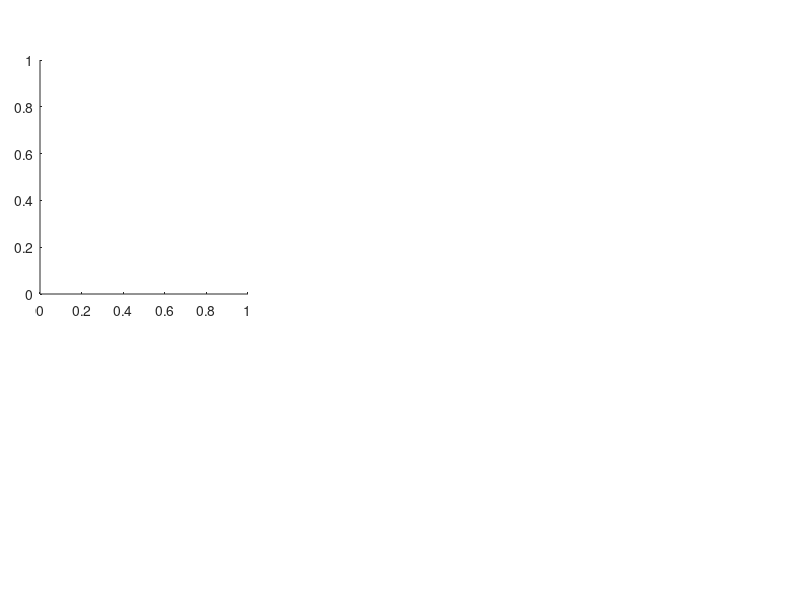

Recreate this plot in MATLAB. (Note: this script raises an error after producing the figure.)
function plotSqMap_Sq()
clear;
clc;
FONTSIZE = 16;
POS_X = 0.26;
POS_INIT_X = 0.05;
POS_Y = 0.39;
POS_INIT_Y = 0.06;

PLOT_RANGE = 0.8;
COLOR_TYPE = 'jet';
LINE_COLOR = 'black';
LINE_WIDTH = 0.4;
MARKERSIZE = 7;
%// surf plot SqMap
figure()

%// 1
pos = [POS_INIT_X (POS_INIT_Y*2.+POS_Y) POS_X POS_Y];
subplot('position',pos)
Test = load(['./Kspace_tJ_Spin_Stru_Nx36Ny6j20.01jk0.05SU2.txt']);
kx = Test(:,1)./(2.*pi);
ky = Test(:,2)./(2.*pi);
Sq = Test(:,3);
[X,Y] = meshgrid(-PLOT_RANGE:0.01:PLOT_RANGE,-PLOT_RANGE:0.01:PLOT_RANGE); % 0.01 for sampling step length
Z=griddata(kx,ky,Sq,X,Y,'v4');
h = surf(X,Y,Z); 
hold on;
set(h,'edgecolor','none');
axis([-PLOT_RANGE,PLOT_RANGE,-PLOT_RANGE,PLOT_RANGE]);
caxis([0, 3.5]);
pbaspect([1 1 1]);
colormap(COLOR_TYPE);
set(get(gca, 'XLabel'), 'FontSize', FONTSIZE,'Interpreter','latex');
xlabel('$k_{x}/2\pi$');
set(get(gca, 'YLabel'), 'FontSize', FONTSIZE,'Interpreter','latex');
ylabel('$k_{y}/2\pi$');
box on;
text(0.67,0.12,5, '$\mathbf{K}$', 'Interpreter','latex','FontSize',14)
text(0.55,0.35,5, '$\mathbf{M}$', 'Interpreter','latex','FontSize',14)

line([-0.333,0.333],[1./sqrt(3.),1./sqrt(3.)],[4,4],'Color',LINE_COLOR,'LineWidth', LINE_WIDTH)
line([0.333,0.667],[1./sqrt(3.),0],[4,4],'Color',LINE_COLOR,'LineWidth', LINE_WIDTH)
line([0.667,0.333],[0,-1./sqrt(3.)],[4,4],'Color',LINE_COLOR,'LineWidth', LINE_WIDTH)
line([-0.333,0.333],[-1./sqrt(3.),-1./sqrt(3.)],[4,4],'Color',LINE_COLOR,'LineWidth', LINE_WIDTH)
line([-0.333,-0.667],[-1./sqrt(3.),0],[4,4],'Color',LINE_COLOR,'LineWidth', LINE_WIDTH)
line([-0.667,-0.333],[0,1./sqrt(3.)],[4,4],'Color',LINE_COLOR,'LineWidth', LINE_WIDTH)
set(gca, 'XTick', [-0.5 0 0.5])
set(gca, 'YTick', [-0.5 0 0.5])
xticklabels(gca,{'$-0.5$','$0$','$0.5$'})
set(gca, 'fontsize', FONTSIZE,'TickLabelInterpreter','latex')
set(gca, 'linewidth', 2)
set(get(gca, 'Children'), 'linewidth', 2)
title('$(a) J_{2}=0.01, J_{\chi}=0.05$','FontSize',FONTSIZE,...
    'Interpreter','latex');
view(2);
ax=gca;
plot3(0.667,0,5,'.k','MarkerSize',25)
plot3(0.5,(1/sqrt(3.)/2.),5,'.k','MarkerSize',25)
for x=-16:1:16
    for y=-6:1:6
        plot3((y/12.)+(2./12.*x/2.),(y/12.*sqrt(3.))-(2./sqrt(3.)/12.*x/2.),5,'.k','MarkerSize',MARKERSIZE)
    end
end
surf(ax)

%// 2
pos = [(POS_INIT_X*2.+POS_X) (POS_INIT_Y*2.+POS_Y) POS_X POS_Y];
subplot('position',pos)
Test = load(['./Kspace_tJ_Spin_Stru_Nx36Ny6j20.05jk0.05SU2.txt']);
kx = Test(:,1)./(2.*pi);
ky = Test(:,2)./(2.*pi);
Sq = Test(:,3);
[X,Y] = meshgrid(-1:0.01:1,-1:0.01:1); % 0.01 for sampling step length
Z=griddata(kx,ky,Sq,X,Y,'v4');
hold on;
h = surf(X,Y,Z); 
set(h,'edgecolor','none');
axis([-PLOT_RANGE,PLOT_RANGE,-PLOT_RANGE,PLOT_RANGE]);
caxis([0, 3.5]);
pbaspect([1 1 1]);
colormap(COLOR_TYPE);
box on;

line([-0.333,0.333],[1./sqrt(3.),1./sqrt(3.)],[4,4],'Color',LINE_COLOR,'LineWidth', LINE_WIDTH)
line([0.333,0.667],[1./sqrt(3.),0],[4,4],'Color',LINE_COLOR,'LineWidth', LINE_WIDTH)
line([0.667,0.333],[0,-1./sqrt(3.)],[4,4],'Color',LINE_COLOR,'LineWidth', LINE_WIDTH)
line([-0.333,0.333],[-1./sqrt(3.),-1./sqrt(3.)],[4,4],'Color',LINE_COLOR,'LineWidth', LINE_WIDTH)
line([-0.333,-0.667],[-1./sqrt(3.),0],[4,4],'Color',LINE_COLOR,'LineWidth', LINE_WIDTH)
line([-0.667,-0.333],[0,1./sqrt(3.)],[4,4],'Color',LINE_COLOR,'LineWidth', LINE_WIDTH)
set(get(gca, 'XLabel'), 'FontSize', FONTSIZE,'Interpreter','latex');
xlabel('$k_{x}/2\pi$');
set(get(gca, 'YLabel'), 'FontSize', FONTSIZE,'Interpreter','latex');
ylabel('$k_{y}/2\pi$');
set(gca, 'XTick', [-0.5 0 0.5])
set(gca, 'YTick', [-0.5 0 0.5])
xticklabels(gca,{'$-0.5$','$0$','$0.5$'})
set(gca, 'fontsize', FONTSIZE,'TickLabelInterpreter','latex')
set(gca, 'linewidth', 2);
set(get(gca, 'Children'), 'linewidth', 2);
title('$(b) J_{2}=0.05, J_{\chi}=0.05$','FontSize',FONTSIZE,...
    'Interpreter','latex');
view(2);
ax=gca;
for x=-16:1:16
    for y=-6:1:6
        plot3((y/12.)+(2./12.*x/2.),(y/12.*sqrt(3.))-(2./sqrt(3.)/12.*x/2.),5,'.k','MarkerSize',MARKERSIZE)
    end
end
surf(ax)


%// 3
pos = [(POS_INIT_X*3.+POS_X*2.) (POS_INIT_Y*2.+POS_Y) POS_X POS_Y];
subplot('position',pos)
Test = load(['./Kspace_tJ_Spin_Stru_Nx36Ny6j20.05jk0.1SU2.txt']);
kx = Test(:,1)./(2.*pi);
ky = Test(:,2)./(2.*pi);
Sq = Test(:,3);
[X,Y] = meshgrid(-1:0.01:1,-1:0.01:1); % 0.01 for sampling step length
Z=griddata(kx,ky,Sq,X,Y,'v4');
hold on;
h = surf(X,Y,Z); 
set(h,'edgecolor','none');
axis([-PLOT_RANGE,PLOT_RANGE,-PLOT_RANGE,PLOT_RANGE]);
caxis([0, 3.5]);
pbaspect([1 1 1]);
colormap(COLOR_TYPE);
colorbar;
set(get(gca, 'XLabel'), 'FontSize', FONTSIZE,'Interpreter','latex');
xlabel('$k_{x}/2\pi$');
set(get(gca, 'YLabel'), 'FontSize', FONTSIZE,'Interpreter','latex');
ylabel('$k_{y}/2\pi$');
box on;

line([-0.333,0.333],[1./sqrt(3.),1./sqrt(3.)],[4,4],'Color',LINE_COLOR,'LineWidth', LINE_WIDTH)
line([0.333,0.667],[1./sqrt(3.),0],[4,4],'Color',LINE_COLOR,'LineWidth', LINE_WIDTH)
line([0.667,0.333],[0,-1./sqrt(3.)],[4,4],'Color',LINE_COLOR,'LineWidth', LINE_WIDTH)
line([-0.333,0.333],[-1./sqrt(3.),-1./sqrt(3.)],[4,4],'Color',LINE_COLOR,'LineWidth', LINE_WIDTH)
line([-0.333,-0.667],[-1./sqrt(3.),0],[4,4],'Color',LINE_COLOR,'LineWidth', LINE_WIDTH)
line([-0.667,-0.333],[0,1./sqrt(3.)],[4,4],'Color',LINE_COLOR,'LineWidth', LINE_WIDTH)
set(gca, 'XTick', [-0.5 0 0.5])
set(gca, 'YTick', [-0.5 0 0.5])
xticklabels(gca,{'$-0.5$','$0$','$0.5$'})
set(gca, 'fontsize', FONTSIZE,'TickLabelInterpreter','latex')
set(gca, 'linewidth', 2);
set(get(gca, 'Children'), 'linewidth', 2);
title('$(c) J_{2}=0.05, J_{\chi}=0.1$','FontSize',FONTSIZE,...
    'Interpreter','latex');
view(2);
ax=gca;
set(ax, 'Position', pos);
for x=-16:1:16
    for y=-6:1:6
        plot3((y/12.)+(2./12.*x/2.),(y/12.*sqrt(3.))-(2./sqrt(3.)/12.*x/2.),5,'.k','MarkerSize',MARKERSIZE)
    end
end
surf(ax)

%// 4
pos = [POS_INIT_X POS_INIT_Y POS_X POS_Y];
subplot('position',pos)
Test = load(['./Kspace_tJ_Spin_Stru_Nx36Ny6j20.1jk0.05SU2.txt']);
kx = Test(:,1)./(2.*pi);
ky = Test(:,2)./(2.*pi);
Sq = Test(:,3);
[X,Y] = meshgrid(-1:0.01:1,-1:0.01:1); % 0.01 for sampling step length
Z=griddata(kx,ky,Sq,X,Y,'v4');
hold on;
h = surf(X,Y,Z); 
set(h,'edgecolor','none');
axis([-PLOT_RANGE,PLOT_RANGE,-PLOT_RANGE,PLOT_RANGE]);
caxis([0, 3.5]);
pbaspect([1 1 1]);
colormap(COLOR_TYPE);
box on;

line([-0.333,0.333],[1./sqrt(3.),1./sqrt(3.)],[4,4],'Color',LINE_COLOR,'LineWidth', LINE_WIDTH)
line([0.333,0.667],[1./sqrt(3.),0],[4,4],'Color',LINE_COLOR,'LineWidth', LINE_WIDTH)
line([0.667,0.333],[0,-1./sqrt(3.)],[4,4],'Color',LINE_COLOR,'LineWidth', LINE_WIDTH)
line([-0.333,0.333],[-1./sqrt(3.),-1./sqrt(3.)],[4,4],'Color',LINE_COLOR,'LineWidth', LINE_WIDTH)
line([-0.333,-0.667],[-1./sqrt(3.),0],[4,4],'Color',LINE_COLOR,'LineWidth', LINE_WIDTH)
line([-0.667,-0.333],[0,1./sqrt(3.)],[4,4],'Color',LINE_COLOR,'LineWidth', LINE_WIDTH)
set(get(gca, 'XLabel'), 'FontSize', FONTSIZE,'Interpreter','latex');
xlabel('$k_{x}/2\pi$');
set(get(gca, 'YLabel'), 'FontSize', FONTSIZE,'Interpreter','latex');
ylabel('$k_{y}/2\pi$');
set(gca, 'XTick', [-0.5 0 0.5])
set(gca, 'YTick', [-0.5 0 0.5])
xticklabels(gca,{'$-0.5$','$0$','$0.5$'})
set(gca, 'fontsize', FONTSIZE,'TickLabelInterpreter','latex')
set(gca, 'linewidth', 2);
set(get(gca, 'Children'), 'linewidth', 2);
title('$(d) J_{2}=0.1, J_{\chi}=0.05$','FontSize',FONTSIZE,...
    'Interpreter','latex');
view(2);
ax=gca;
for x=-16:1:16
    for y=-6:1:6
        plot3((y/12.)+(2./12.*x/2.),(y/12.*sqrt(3.))-(2./sqrt(3.)/12.*x/2.),5,'.k','MarkerSize',MARKERSIZE)
    end
end
surf(ax)

%// 5
pos = [(POS_INIT_X*2.+POS_X) POS_INIT_Y POS_X POS_Y];
subplot('position',pos)
Test = load(['./Kspace_tJ_Spin_Stru_Nx36Ny6j20.1jk0.1SU2.txt']);
kx = Test(:,1)./(2.*pi);
ky = Test(:,2)./(2.*pi);
Sq = Test(:,3);
[X,Y] = meshgrid(-1:0.01:1,-1:0.01:1); % 0.01 for sampling step length
Z=griddata(kx,ky,Sq,X,Y,'v4');
hold on;
h = surf(X,Y,Z); 
set(h,'edgecolor','none');
axis([-PLOT_RANGE,PLOT_RANGE,-PLOT_RANGE,PLOT_RANGE]);
caxis([0, 3.5]);
pbaspect([1 1 1]);
colormap(COLOR_TYPE);
box on;

line([-0.333,0.333],[1./sqrt(3.),1./sqrt(3.)],[4,4],'Color',LINE_COLOR,'LineWidth', LINE_WIDTH)
line([0.333,0.667],[1./sqrt(3.),0],[4,4],'Color',LINE_COLOR,'LineWidth', LINE_WIDTH)
line([0.667,0.333],[0,-1./sqrt(3.)],[4,4],'Color',LINE_COLOR,'LineWidth', LINE_WIDTH)
line([-0.333,0.333],[-1./sqrt(3.),-1./sqrt(3.)],[4,4],'Color',LINE_COLOR,'LineWidth', LINE_WIDTH)
line([-0.333,-0.667],[-1./sqrt(3.),0],[4,4],'Color',LINE_COLOR,'LineWidth', LINE_WIDTH)
line([-0.667,-0.333],[0,1./sqrt(3.)],[4,4],'Color',LINE_COLOR,'LineWidth', LINE_WIDTH)
set(get(gca, 'XLabel'), 'FontSize', FONTSIZE,'Interpreter','latex');
xlabel('$k_{x}/2\pi$');
set(get(gca, 'YLabel'), 'FontSize', FONTSIZE,'Interpreter','latex');
ylabel('$k_{y}/2\pi$');
set(gca, 'XTick', [-0.5 0 0.5])
set(gca, 'YTick', [-0.5 0 0.5])
xticklabels(gca,{'$-0.5$','$0$','$0.5$'})
set(gca, 'fontsize', FONTSIZE,'TickLabelInterpreter','latex')
set(gca, 'linewidth', 2);
set(get(gca, 'Children'), 'linewidth', 2);
title('$(e) J_{2}=0.1, J_{\chi}=0.1$','FontSize',FONTSIZE,...
    'Interpreter','latex');
view(2);
ax=gca;
for x=-16:1:16
    for y=-6:1:6
        plot3((y/12.)+(2./12.*x/2.),(y/12.*sqrt(3.))-(2./sqrt(3.)/12.*x/2.),5,'.k','MarkerSize',MARKERSIZE)
    end
end
surf(ax)

%// 6
pos = [(POS_INIT_X*3.+POS_X*2.) POS_INIT_Y POS_X POS_Y];
subplot('position',pos)
Test = load(['./Kspace_tJ_Spin_Stru_Nx36Ny6j20.2jk0.2SU2.txt']);
kx = Test(:,1)./(2.*pi);
ky = Test(:,2)./(2.*pi);
Sq = Test(:,3);
[X,Y] = meshgrid(-1:0.01:1,-1:0.01:1); % 0.01 for sampling step length
Z=griddata(kx,ky,Sq,X,Y,'v4');
hold on;
h = surf(X,Y,Z); 
set(h,'edgecolor','none');
axis([-PLOT_RANGE,PLOT_RANGE,-PLOT_RANGE,PLOT_RANGE]);
caxis([0, 3.5]);
pbaspect([1 1 1]);
colormap(COLOR_TYPE);
colorbar;
set(get(gca, 'XLabel'), 'FontSize', FONTSIZE,'Interpreter','latex');
xlabel('$k_{x}/2\pi$');
set(get(gca, 'YLabel'), 'FontSize', FONTSIZE,'Interpreter','latex');
ylabel('$k_{y}/2\pi$');
box on;

line([-0.333,0.333],[1./sqrt(3.),1./sqrt(3.)],[4,4],'Color',LINE_COLOR,'LineWidth', LINE_WIDTH)
line([0.333,0.667],[1./sqrt(3.),0],[4,4],'Color',LINE_COLOR,'LineWidth', LINE_WIDTH)
line([0.667,0.333],[0,-1./sqrt(3.)],[4,4],'Color',LINE_COLOR,'LineWidth', LINE_WIDTH)
line([-0.333,0.333],[-1./sqrt(3.),-1./sqrt(3.)],[4,4],'Color',LINE_COLOR,'LineWidth', LINE_WIDTH)
line([-0.333,-0.667],[-1./sqrt(3.),0],[4,4],'Color',LINE_COLOR,'LineWidth', LINE_WIDTH)
line([-0.667,-0.333],[0,1./sqrt(3.)],[4,4],'Color',LINE_COLOR,'LineWidth', LINE_WIDTH)
set(gca, 'XTick', [-0.5 0 0.5])
set(gca, 'YTick', [-0.5 0 0.5])
xticklabels(gca,{'$-0.5$','$0$','$0.5$'})
set(gca, 'fontsize', FONTSIZE,'TickLabelInterpreter','latex')
set(gca, 'linewidth', 2);
set(get(gca, 'Children'), 'linewidth', 2);
title('$(f) J_{2}=0.2, J_{\chi}=0.2$','FontSize',FONTSIZE,...
    'Interpreter','latex');
view(2);
ax=gca;
set(ax, 'Position', pos);
for x=-16:1:16
    for y=-6:1:6
        plot3((y/12.)+(2./12.*x/2.),(y/12.*sqrt(3.))-(2./sqrt(3.)/12.*x/2.),5,'.k','MarkerSize',MARKERSIZE)
    end
end
surf(ax)

exportgraphics(ax,'test.png','Resolution',1200)
end
